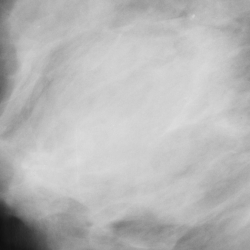
#> input picture img/0.pgm, 250 x 250 px; its folder holds 4 pictures in this run
$ python try_thresh.py
#> lines starting #> are read from the running program, lines starting #| are printed output that depends on the picture; after the words box and inside, x2 and y2 are one past the last pixel; in counts of white or black regions, pixels touching at a corner belong together
import cv2
import glob
import numpy as np
from matplotlib import pyplot as plt

for im in glob.glob("./img/*.pgm"):
	img = cv2.imread(im,0)
#> img is the input picture: shape (250, 250); min 15, max 221, mean 182.9
	print(im)
	ret,thresh1 = cv2.threshold(img,160,255,cv2.THRESH_BINARY)
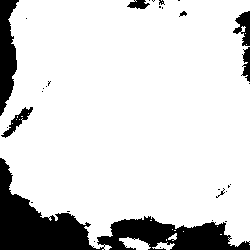
#> thresh1: shape (250, 250); 84.9% white; 31 black regions (23 under 20 px), largest, box (x1, y1, x2, y2) and area: (0, 158, 250, 250) 6973, (0, 0, 19, 116) 1414, (233, 11, 250, 46) 331
	# [7 lines of commented-out code are left out]
	cv2.imwrite("./thresh_img/"+str(im),thresh1)
#> pass 2 of the loop `for im in glob.glob("./img/*.pgm"):`:
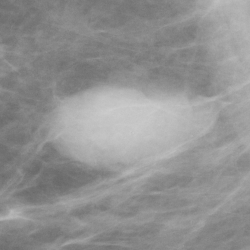
#> input picture img/100.pgm, 250 x 250 px
#> img is the input picture: shape (250, 250); min 103, max 206, mean 145.1
#> `ret,thresh1 = cv2.threshold(img,160,255,cv2.THRESH_BINARY)`:
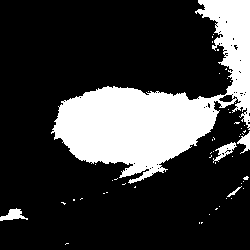
#> thresh1: shape (250, 250); 22.9% white; 52 white regions (47 under 20 px), largest, box (x1, y1, x2, y2) and area: (51, 0, 250, 184) 13656, (0, 208, 28, 221) 183, (213, 142, 237, 163) 181, (237, 131, 250, 154) 133, (227, 186, 242, 197) 38
#> pass 3 of the loop `for im in glob.glob("./img/*.pgm"):`:
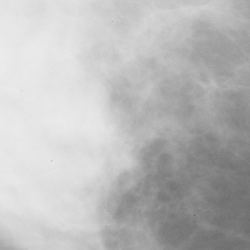
#> input picture img/1018.pgm, 250 x 250 px
#> img is the input picture: shape (250, 250); min 97, max 236, mean 187.5
#> `ret,thresh1 = cv2.threshold(img,160,255,cv2.THRESH_BINARY)`:
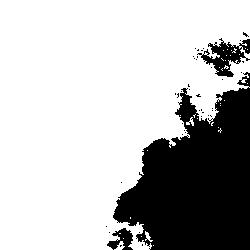
#> thresh1: shape (250, 250); 73.4% white; 41 black regions (38 under 20 px), largest, box (x1, y1, x2, y2) and area: (113, 72, 250, 250) 15334, (197, 38, 250, 77) 879, (107, 228, 133, 250) 312
#> the loop made 4 passes; the first 3 are shown
'''for i in xrange(6):
	    plt.subplot(2,3,i+1),plt.imshow(images[i],'gray')
	    plt.title(titles[i])
	    plt.xticks([]),plt.yticks([])

	plt.show()
'''
